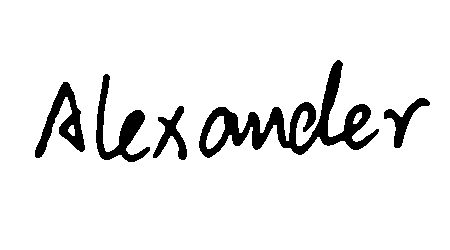
#> input picture preprocess/lt/Alexander_2.png, 450 x 250 px, given in place of Williams_1.png, which was not available
$ python preprocessing.py
#> lines starting #> are read from the running program, lines starting #| are printed output that depends on the picture; after the words box and inside, x2 and y2 are one past the last pixel; in counts of white or black regions, pixels touching at a corner belong together; long printed decimals are rounded; pictures that were not available may be replaced by others from this repository, and a replacement may not be noted
#coding utf-8
import cv2 as cv
import numpy as np
import os
import tkinter
import math
from tkinter.filedialog import askopenfilename
def d_OpenDir():
    os.system('explorer C:\\Users\\Administrator\\Desktop\\EE301\\lzt')
    print('文件夹已打开')
def gamma_adjust(im, gamma=1.0):
    """伽马矫正"""
    return (np.power(im.astype(np.float32)/255, 1/gamma)*255).astype(np.uint8)
def Rotate(src,rotate_mat):
    rows, cols = src.shape
    img_zeros = np.zeros((rows,cols), np.uint8)
    img_zeros.fill(255)
    for x in range(rows):
        for y in range(cols):
            if src[x,y]==0:
                new_x,new_y=rotate_mat*np.mat([[x],[y]])
                if 0<int(new_x)<rows and 0<int(new_y)<cols:
                    img_zeros[int(new_x),int(new_y)]=0

def rotation_normalization(src):
    total_x=0
    total_y=0
    mu_sum=0
    u_sq=0
    v_sq=0
    N=0
    rows, cols = src.shape
    for x in range(rows):
        for y in range(cols):
            if src[x,y]==0:
                total_x+=x
                total_y+=y
                N=N+1
    u_bar=total_x/N
    v_bar=total_y/N
    img_zeros = np.zeros((rows,cols), np.uint8)
    img_zeros.fill(255)
    print(u_bar)
    print(v_bar)
    flag=True
    for x in range(rows):
        for y in range(cols):
            if src[x,y]==0:
                new_x=x-u_bar
                new_y=y-v_bar
                u_sq+=pow(new_x,2)
                v_sq+=pow(new_y,2)
                mu_sum+=(new_x*new_y)
                new_x+=(rows+1)/2
                new_y+=(cols+1)/2
                if new_x<rows and new_y<cols:
                    img_zeros[int(new_x),int(new_y)]=0
                else:
                    flag=False
    u_sqbar=u_sq/N
    v_sqbar=v_sq/N
    mu=mu_sum/N
    I = np.mat([[u_sqbar, mu], [mu, v_sqbar]])
    #print("MatrixI"+str(I))
    eig_value,eig_vector=np.linalg.eig(I)
    rad=math.atan2(eig_vector[0,0],eig_vector[1,0])
    rad+=(math.pi/2)
    print(rad)
    R=np.mat([[math.cos(rad),-math.sin(rad)],[math.sin(rad),math.cos(rad)]])
    print(R)

    if flag:
        if(rad<math.pi/18):
            img_zeros=Rotate(img_zeros,R)
        return img_zeros
    else:
        if(rad>math.pi/18):
            src=Rotate(src,R)
        return src
    # [9 lines of commented-out code are left out]

human=['lzt','lt','yyb','wn','wyx','wzc']
verbs=['/Anonymous','/Alexander','/Elizabeth','/Romanov','/Williams']
print('angle')
print(180*math.atan2(250,450)/math.pi)
for i in range(10):
    mat_path="C:/Users/Administrator/Desktop/EE301/"
    wrt_path="C:/Users/Administrator/Desktop/EE301/preprocess/"
    last="_{}.png".format(i+1)
    # ext='picture_ano_lzt_1/{}.jpg'.format(i+1)
    # exwrt='picture_ano_lzt_1/lzt_1/{}.png'.format(i+1)
    mat_path= mat_path+human[0]+verbs[4]+last#mat_path+ext
    wrt_path= wrt_path+human[0]+verbs[4]+last#mat_path+exwrt
    print(mat_path)
    mat=cv.imread(mat_path)
#> mat is the input picture: shape (250, 450, 3); 92.2% white; 5 black regions, box (x1, y1, x2, y2) and area: (199, 60, 379, 158) 4552, (96, 74, 150, 162) 1492, (35, 82, 85, 158) 1396, (153, 106, 187, 160) 719, (384, 98, 430, 148) 672
    rows=mat.shape[0]
#> rows = 250
    cols=mat.shape[1]
#> cols = 450
    if rows!=250 or cols!=450:
        mat=cv.resize(mat,(450,250))
        print('resize succeed')
    dst = cv.cvtColor(mat,cv.COLOR_BGR2GRAY)
    dst= gamma_adjust(dst,1.3)
    dst=cv.blur(dst,(5,5))
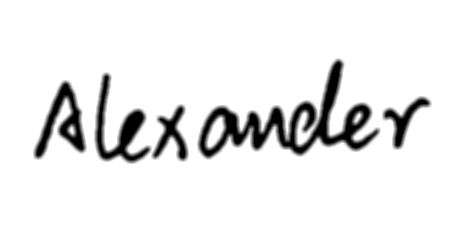
#> dst: shape (250, 450); min 0, max 255, mean 235
    kernel = cv.getStructuringElement(cv.MORPH_RECT, (3, 3))
    dst = cv.morphologyEx(dst, cv.MORPH_OPEN, kernel)
    dst = cv.morphologyEx(dst, cv.MORPH_CLOSE, kernel)
    ret,img1=cv.threshold(dst, 127, 255, cv.THRESH_BINARY)
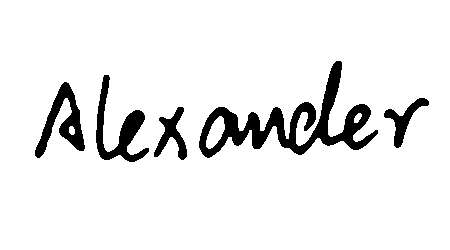
#> img1: shape (250, 450); 92.1% white; 5 black regions, box (x1, y1, x2, y2) and area: (199, 61, 378, 158) 4594, (96, 75, 149, 162) 1486, (35, 82, 85, 158) 1396, (154, 107, 187, 160) 707, (384, 98, 429, 148) 663
    # kernel = cv.getStructuringElement(cv.MORPH_RECT, (3, 3))
    # img1 = cv.morphologyEx(img1, cv.MORPH_OPEN, kernel)
    # img1 = cv.morphologyEx(img1, cv.MORPH_CLOSE, kernel)
    img1=rotation_normalization(img1)
#> in rotation_normalization, `img_zeros.fill(255)`: img_zeros: shape (250, 450); every value is 255
#| 124.845
#| 225.147
#| -0.02573
#| [[ 0.9997   0.02572]
#|  [-0.02572  0.9997 ]]
#> after the loop in Rotate, `for x in range(rows):`:
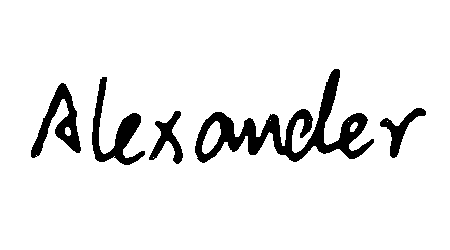
#> img_zeros: shape (250, 450); 92.1% white; 5 black regions, box (x1, y1, x2, y2) and area: (195, 69, 374, 163) 4592, (92, 77, 145, 165) 1485, (31, 83, 81, 158) 1394, (149, 111, 183, 164) 707, (380, 108, 426, 158) 663
    #cv.namedWindow('img',0)
    cv.imwrite(wrt_path,img1)
#> pass 2 of the loop `for i in range(10):`:
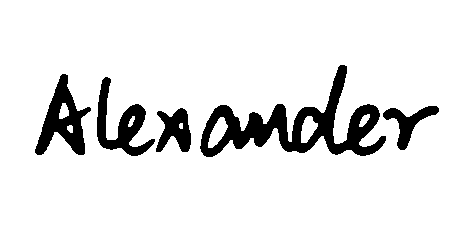
#> input picture preprocess/lt/Alexander_3.png, 450 x 250 px, given in place of Williams_2.png, which was not available
#> mat is the input picture: shape (250, 450, 3); 90.4% white; 5 black regions, box (x1, y1, x2, y2) and area: (200, 65, 386, 157) 5377, (35, 74, 91, 155) 1938, (97, 77, 155, 156) 1699, (156, 108, 191, 152) 947, (383, 106, 439, 150) 848
#> `dst=cv.blur(dst,(5,5))`:
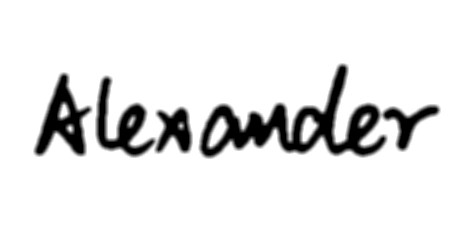
#> dst: shape (250, 450); min 0, max 255, mean 230.5
#> img1: shape (250, 450); 90.3% white; 5 black regions, box (x1, y1, x2, y2) and area: (200, 65, 386, 157) 5441, (35, 74, 90, 155) 1953, (97, 78, 154, 156) 1708, (157, 108, 191, 152) 960, (384, 106, 438, 150) 835
#| 125.033
#| 224.703
#| 0.004328
#| [[ 1 -0.004328]
#|  [ 0.004328  1]]
#> after the loop in Rotate (call 2), `for x in range(rows):`:
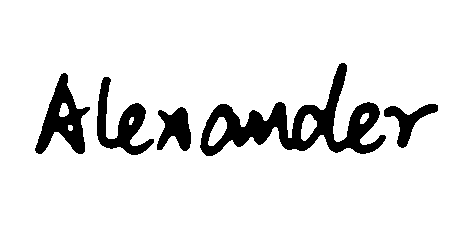
#> img_zeros: shape (250, 450); 90.3% white; 5 black regions, box (x1, y1, x2, y2) and area: (200, 63, 386, 156) 5441, (35, 73, 90, 154) 1953, (97, 77, 154, 155) 1708, (157, 107, 191, 151) 960, (384, 104, 438, 148) 835
#> (the run stopped early here; a loop or call above may not have finished)
